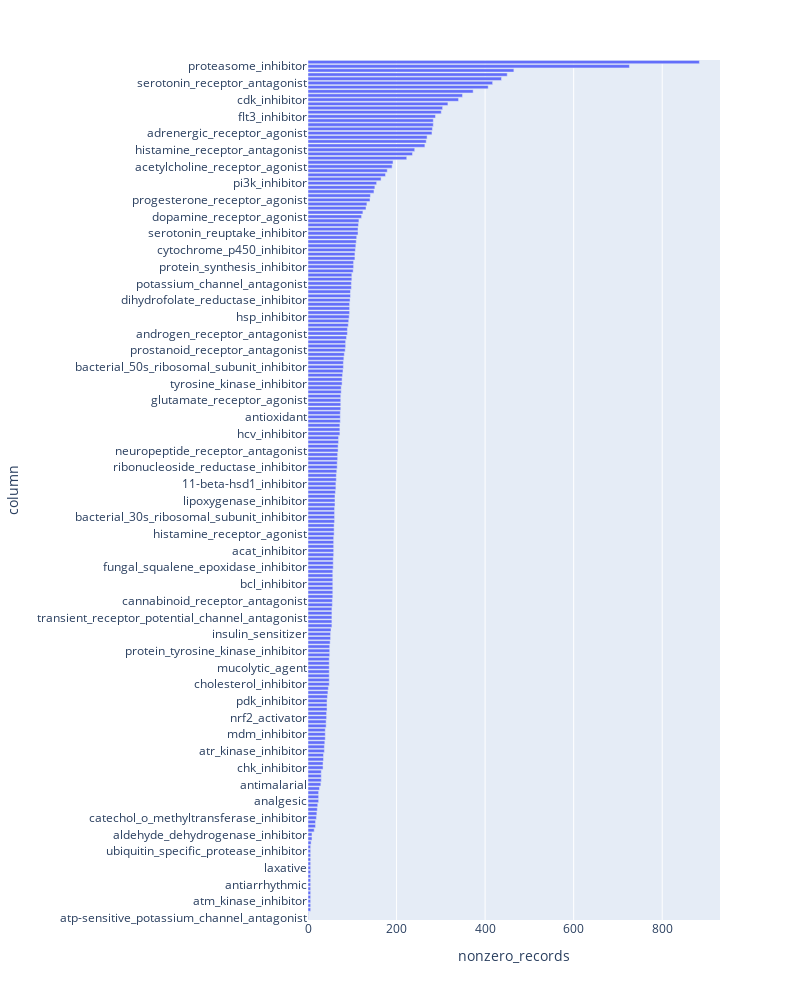

Here is the notebook cell this chart was saved with:
### Code cell
x = y_train_fold.sum(axis=0).sort_values().reset_index()
x.columns = ['column', 'nonzero_records']

import plotly.express as px
import plotly
fig = px.bar(
    x[:], 
    x='nonzero_records', 
    y='column', 
    orientation='h', 
    title='', 
    height=1000, 
    width=800
)
df_scr_target = x
# fig.show()
plotly.offline.iplot(fig, filename='top_50.png')

### Figure 1 — Plotly figure (JSON) as saved in the notebook; plotly's stock layout.template omitted (floating-point values rounded to 4 significant figures; data arrays with more than 128 entries replaced by an {"elided": "..."} marker saying what was removed)
{"data": [{"alignmentgroup": "True", "hoverlabel": {"namelength": 0}, "hovertemplate": "nonzero_records=%{x}<br>column=%{y}", "legendgroup": "", "marker": {"color": "#636efa"}, "name": "", "offsetgroup": "", "orientation": "h", "showlegend": false, "textposition": "auto", "type": "bar", "x": {"elided": "206 int values"}, "xaxis": "x", "y": {"elided": "206 str values"}, "yaxis": "y"}], "layout": {"barmode": "relative", "height": 1000, "legend": {"tracegroupgap": 0}, "margin": {"t": 60}, "width": 800, "xaxis": {"anchor": "y", "domain": [0, 1], "title": {"text": "nonzero_records"}}, "yaxis": {"anchor": "x", "domain": [0, 1], "title": {"text": "column"}}}}
